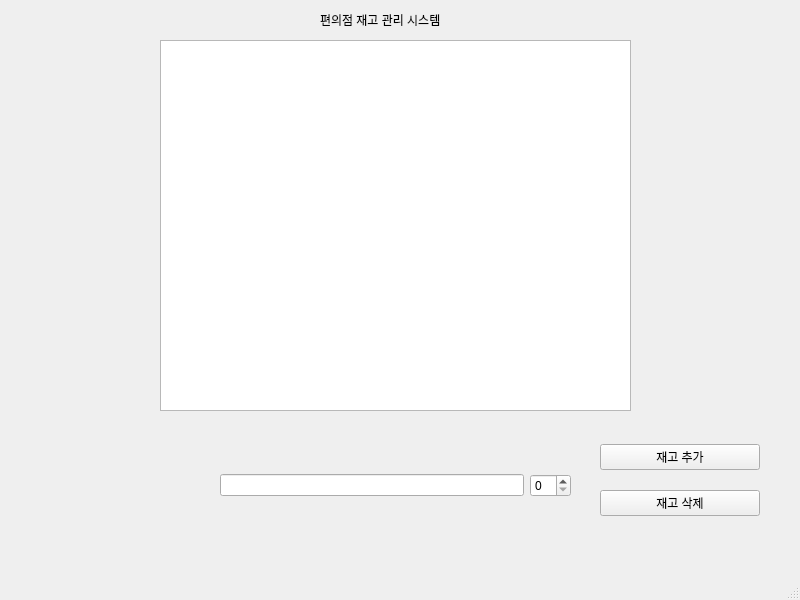
<?xml version="1.0" encoding="UTF-8"?>
<ui version="4.0">
 <class>MainWindow</class>
 <widget class="QMainWindow" name="MainWindow">
  <property name="geometry">
   <rect>
    <x>0</x>
    <y>0</y>
    <width>800</width>
    <height>600</height>
   </rect>
  </property>
  <property name="windowTitle">
   <string>MainWindow</string>
  </property>
  <widget class="QWidget" name="centralwidget">
   <widget class="QWidget" name="verticalLayoutWidget">
    <property name="geometry">
     <rect>
      <x>600</x>
      <y>430</y>
      <width>160</width>
      <height>101</height>
     </rect>
    </property>
    <layout class="QVBoxLayout" name="verticalLayout">
     <item>
      <widget class="QPushButton" name="pushButton">
       <property name="text">
        <string>재고 추가</string>
       </property>
      </widget>
     </item>
     <item>
      <widget class="QPushButton" name="pushButton_2">
       <property name="text">
        <string>재고 삭제</string>
       </property>
      </widget>
     </item>
    </layout>
   </widget>
   <widget class="QWidget" name="horizontalLayoutWidget">
    <property name="geometry">
     <rect>
      <x>220</x>
      <y>420</y>
      <width>351</width>
      <height>131</height>
     </rect>
    </property>
    <layout class="QHBoxLayout" name="horizontalLayout">
     <item>
      <widget class="QLineEdit" name="lineEdit"/>
     </item>
     <item>
      <widget class="QSpinBox" name="spinBox"/>
     </item>
    </layout>
   </widget>
   <widget class="QTableWidget" name="tableWidget">
    <property name="geometry">
     <rect>
      <x>160</x>
      <y>40</y>
      <width>471</width>
      <height>371</height>
     </rect>
    </property>
   </widget>
   <widget class="QLabel" name="label">
    <property name="geometry">
     <rect>
      <x>320</x>
      <y>10</y>
      <width>271</width>
      <height>20</height>
     </rect>
    </property>
    <property name="text">
     <string>편의점 재고 관리 시스템</string>
    </property>
   </widget>
  </widget>
  <widget class="QMenuBar" name="menubar">
   <property name="geometry">
    <rect>
     <x>0</x>
     <y>0</y>
     <width>800</width>
     <height>22</height>
    </rect>
   </property>
  </widget>
  <widget class="QStatusBar" name="statusbar"/>
 </widget>
 <resources/>
 <connections/>
</ui>
